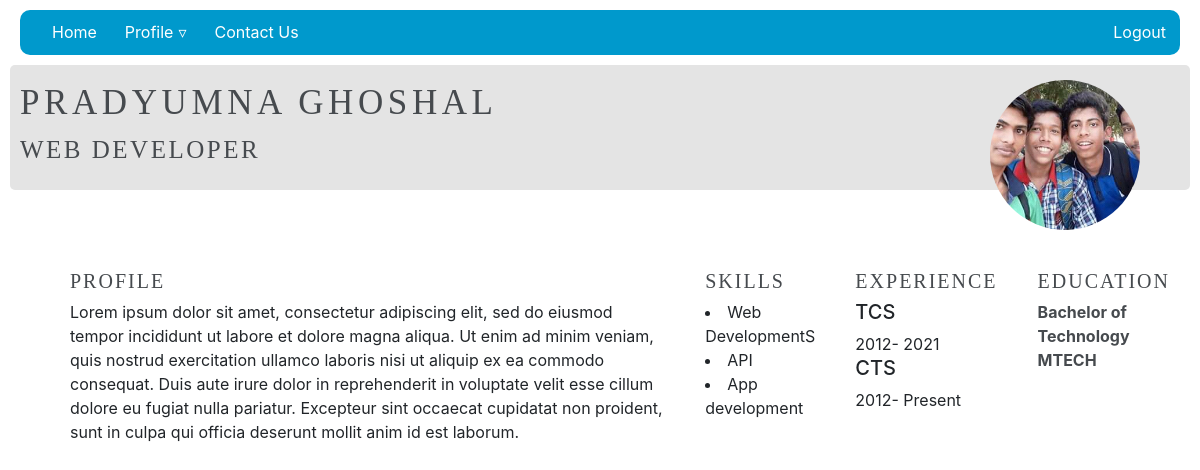
Screenshot of /view_resume/ (signed in) with the database file from the repository.
### prof_details/models.py (models this page shows)
class Profile(models.Model):
    user = models.OneToOneField(User, on_delete=models.CASCADE)
    headline = models.TextField(max_length=50, null=True, blank=True)
    avatar = models.ImageField(upload_to='avatar/', default='avatar.png')
    bio = models.TextField(max_length=500, null=True, blank=True)
    gender = models.CharField(choices=[('m','Male'),('f','Female')], max_length=1, null=True, blank=True)
    age = models.IntegerField(validators=[MinValueValidator(18),], null=True, blank=True)

class Skill(models.Model):
    user = models.ForeignKey(User, on_delete=models.CASCADE)
    name = models.TextField(max_length=20)
    def __str__(self):
        return self.name

class WorkExperiences(models.Model):
    user = models.ForeignKey(User, on_delete=models.CASCADE)
    organization_name = models.CharField(max_length=50, null=True, blank=True)
    designation = models.CharField(max_length=30, null=True, blank=True)
    year_joined = models.IntegerField(choices=[(r,r) for r in range(1950,datetime.date.today().year)],
                                             default=datetime.date.today().year-10, null=True, blank=True)
    year_left = models.IntegerField(choices=[(r,r) for r in range(1950,datetime.date.today().year)]+[(435464,'Present')],
                                             default=435464, null=True, blank=True)

class Academics(models.Model):
    profile = models.ForeignKey(Profile, on_delete=models.CASCADE)
    degree = models.CharField(max_length=50, null=True, blank=True)
    year_of_completion = models.IntegerField(choices=[(r,r) for r in range(1950,datetime.date.today().year+10)],
                                             default=datetime.date.today().year, null=True, blank=True)

### base/models.py (models this page shows)
class User(AbstractUser):
    USERNAME_FIELD='username'
    def __str__(self):
        if super().first_name:
            return super().get_full_name()
        else:
            return super().username

### prof_details/views.py (the view)
# urls.py: path('view_resume/', views.view_profile, name='view_profile')
def view_profile(request):
    context = {}
    try:
        profile = Profile.objects.get(user=request.user)
        context.update({'profile': profile})
    except:
        messages.error(request,'Havent set up a profile yet')
    try:
        academics = Academics.objects.filter(profile=profile)
        context.update({'academics':academics})
    except:
        pass
    try:
        milestones = Milestones.objects.filter(user=request.user)
        context.update({'milestones':milestones})
    except:
        pass
    try:
        certif = Certifications.objects.filter(user=request.user).values()
        context.update({'certifications':certif})
    except:
        pass
    try:
        workex = WorkExperiences.objects.filter(user=request.user)
        context.update({'workexperience':workex})
    except:
        pass
    try:
        skill = Skill.objects.filter(user=request.user)
        context.update({'skill':skill})
    except:
        pass
    try:
            contacts = Contact.objects.filter(user=request.user)
            context.update({'contacts':contacts})
    except:
        pass
    return render(request,'prof_details/view_profile.html', context)

### prof_details/templates/prof_details/view_profile.html
{% extends 'main.html' %}
{% block content %}
    <div >
        <div class="profile-view-top">
            <div class="prof-name">
                <h1 >{{profile.user}} </h1>
                <h4 id="prof-font" style="font-size: 25px;">
                        {{profile.headline}}
                </h4>
            </div>
            <div class="prof-avatar">
                <img id="profile-avatar" src="{{profile.avatar.url}}" width="120"/>
            </div>
        </div>
        <div class="int-viewprofile">
            {% if contacts %}
                <div class="subview">
                </div>
            {% endif %}
            {% if profile %}
                <div class="subview">
                    <h3 id="prof-font">
                        Profile
                    </h3>
                    {{profile.bio}}
                </div>
            {% endif %}
            {% if skill %}
                <div class="subview">
                    <h3 id="prof-font">
                        Skills
                    </h3>
                        {% for m in skill  %}
                            <li>
                                {{m}}
                            </li>
                        {% endfor %}
                </div>
            {% endif %}
            {% if workexperience %}
                <div class="subview">
                    <h3 id="prof-font">
                        Experience
                    </h3>
                    {% for m in workexperience %}
                        <h5>{{m.organization_name}}</h5>
                        <span>
                            {{m.year_joined}}-
                            {% if m.year_left == 435464  %}
                                Present
                            {% else %}
                                {{m.year_left}}
                            {% endif %}
                        </span>
                    {% endfor %}
                </div>
            {% endif %}
            {% if academics %}
                <div class="subview">
                    <h3 id="prof-font">
                        Education
                    </h3>
                    {% for m in academics %}
                        <span style="font-weight: 700; font-style: normal; color: rgb(70, 74, 78); text-decoration: none;">
                            {{m.degree}}
                            <br>
                        </span>
                    {% endfor %}
                </div>
            {% endif %}
        </div>
    </div>
{% endblock %}

### static/style/main.css (style rules this page uses)
body { margin: 10px; }
#profile-avatar { display: block; margin-left: auto; margin-right: auto; width: 150px; height: 150px; object-fit: cover; border-radius: 50%; border-width: 5px; }
.profile-view-top { display: flex; border-radius: 5px; flex-wrap: wrap; background-color: #e4e4e4; padding: 10px; height: fit-content; margin-bottom: 60px; }
.prof-name { display: block; flex: 1; }
.prof-name h1 { font-family: "YACgEVg3xZg 0", _fb_, auto; font-size: 35px; color: rgb(70, 74, 78); line-height: 56px; letter-spacing: 0.131em; --para-spacing:0; text-transform: uppercase; --head-indent:0; --numeric-list-marker:none; list-style-type: none; }
.prof-avatar #profile-avatar { margin-top: 5px; margin-bottom: -50px; margin-right: 40px; }
#prof-font { font-family: 'YADXm3pZ1HU 0', _fb_, auto; font-size: 20px; color: rgb(70, 74, 78); line-height: 22px; letter-spacing: 0.1em; --para-spacing:0; text-transform: uppercase; --head-indent:0; --numeric-list-marker:none; list-style-type: none;; }
.int-viewprofile { display: flex; }
.subview { margin: 10px; padding: 10px; display: block; }

### rows the page displays
Profile: user "PRADYUMNA GHOSHAL", headline "WEB DEVELOPER", avatar (picture), bio "Lorem ipsum dolor sit amet, consectetur adipiscing elit, sed do eiusmod tempor incididunt ut labore et dolore magna aliqua. Ut enim ad minim veniam, quis nostrud exercitation ullamco laboris nisi ut aliquip ex ea commodo consequat. Duis aute irure dolor in reprehenderit in voluptate velit esse cillum dolore eu fugiat nulla pariatur. Excepteur sint occaecat cupidatat non proident, sunt in culpa qui officia deserunt mollit anim id est laborum."
Skill: name "Web DevelopmentS"
Skill: name "API"
Skill: name "App development"
WorkExperiences: organization_name "TCS", year_joined "2012", year_left "2021"
WorkExperiences: organization_name "CTS", year_joined "2012", year_left "Present"
Academics: degree "Bachelor of Technology"
Academics: degree "MTECH"
